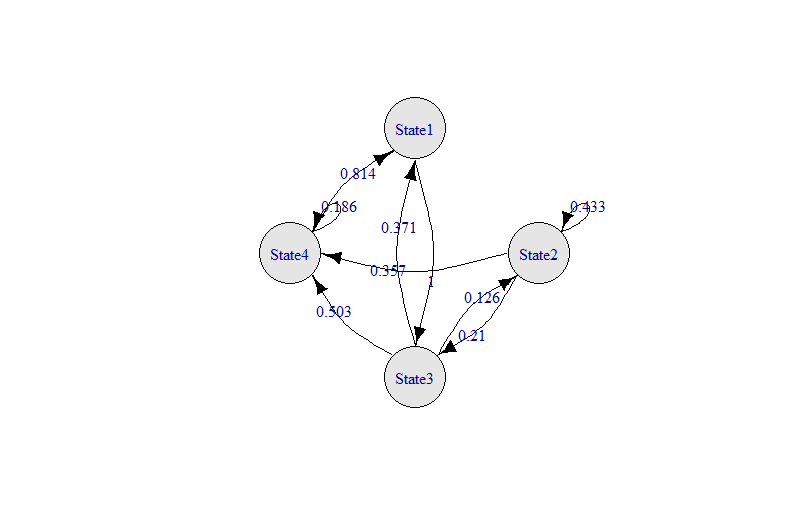

The script that drew this image:
install.packages("igraph")

library(igraph)



Gamma = rbind(c(0.000,0.000, 1.00, 0.000),
              c(0.000, 0.433, 0.21, 0.357),
              c(0.371,0.126, 0.00,  0.503),
              c(0.814, 0.00, 0.00, 0.186)
              )

draw_TD = function(Gamma)
{  
  u = dim(Gamma)[1]
  Gamma = round(Gamma,3)
  colnames(Gamma) =paste0('State',1:u)
  rownames(Gamma) =paste0('State',1:u)
  
  t = seq(1, 0, length = u+1)+0.25
  x = 1*cos(2*pi*t)[1:u]
  y = 1*sin(2*pi*t)[1:u]
  X = cbind(x=x, y=y)
  
  net = graph.adjacency(Gamma, mode = 'directed', weighted = TRUE, diag = TRUE, add.rownames = TRUE)
  
  plot.igraph(net,
              layout = X,
              vertex.color='grey90',
              vertex.label = V(net)$name,
              vertex.size = 50,
              edge.curved = 0.3,
              edge.label = E(net)$weight,
              edge.color = 'black',
              margin = 0.05,
              edge.loop.angle = -pi/4)
}

draw_TD(Gamma)
